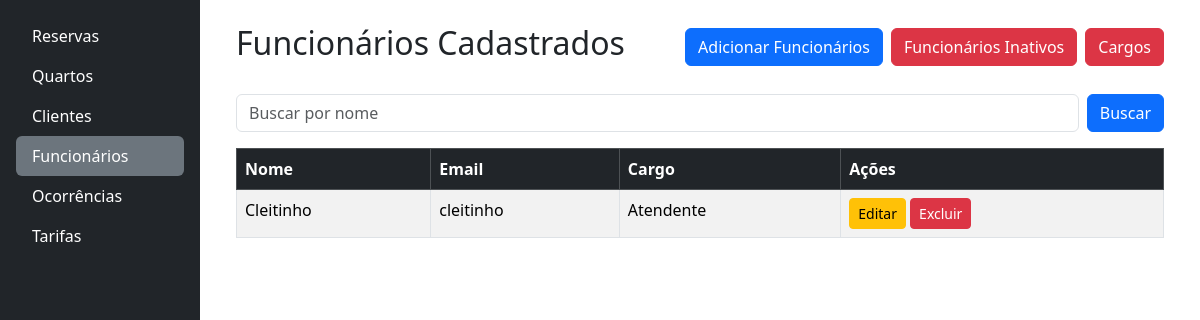
The app's page /funcionarios/, older data.
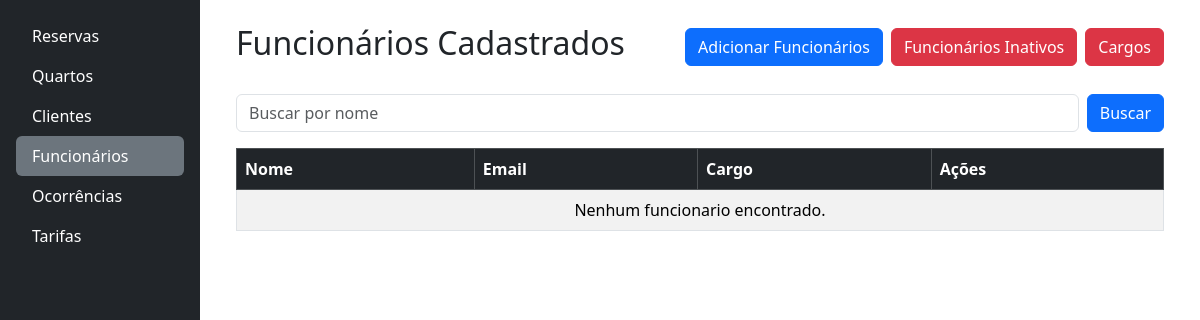
The same page, newer data.
### funcionarios/models.py (models this page shows, shortened)
class Funcionario(models.Model):
    nome = models.CharField(max_length=50, blank=False)
    ativo = models.BooleanField(default=True)
    email = models.EmailField(max_length=254, blank=False)
    cargo = models.ForeignKey(Cargo, on_delete=models.RESTRICT, blank=False)

class Cargo(models.Model):
    nome_funcao = models.CharField(max_length=50, blank=False)
    def __str__(self):
        return f"{self.nome_funcao}"

### funcionarios/views.py (the view)
# urls.py: path('', views.funcionarios, name='funcionarios'),
def funcionarios(request):
    query = request.GET.get('busca', '')
    if query:
        funcionarios = Funcionario.objects.filter(
            ativo=True, nome__icontains=query)
    else:
        funcionarios = Funcionario.objects.filter(ativo=True)
    dados = {
        'funcionarios': funcionarios,
        'ativos': True,
        'query': query,
    }
    return render(request, 'funcionarios/index.html', dados)

### funcionarios/templates/funcionarios/index.html
{% extends 'base.html' %}
{% block content %}
<div class="container">
  <div class="d-flex justify-content-between align-items-center mb-4">
    {% if ativos %}
      <h2>Funcionários Cadastrados</h2>
      <div class="d-grid gap-2 d-md-flex justify-content-md-start">
        <a href="{% url 'cadastrar_funcionario' %}" class="btn btn-primary">Adicionar Funcionários</a>
        <a href="{% url 'funcionarios_inativos' %}" class="btn btn-danger">Funcionários Inativos</a>
        <a href="{% url 'cargos' %}" class="btn btn-danger">Cargos</a>
      </div>
    {% else %}
      <h2>Funcionários Excluídos</h2>
      <a href="{% url 'funcionarios' %}" class="btn btn-primary">Funcionários Ativos</a>
    {% endif %}
  </div>
  <form method="get" class="d-flex mb-3" role="search">
    <input type="text" name="busca" class="form-control me-2" placeholder="Buscar por nome" value="{{ query|default:'' }}">
    <button class="btn btn-primary" type="submit">Buscar</button>
  </form>
  <table class="table table-striped table-bordered">
    <thead class="table-dark">
      <tr>
        <th>
          <a href="{% url 'ordenar_funcionario' 'nome' %}?ativo={{ativos}}&busca={{query}}" class="text-white text-decoration-none">Nome</a>
        </th>
        <th>
          <a href="{% url 'ordenar_funcionario' 'email' %}?ativo={{ativos}}&busca={{query}}" class="text-white text-decoration-none">Email</a>
        </th>
        <th>
          <a href="{% url 'ordenar_funcionario' 'cargo' %}?ativo={{ativos}}&busca={{query}}" class="text-white text-decoration-none">Cargo</a>
        </th>
        <th>Ações</th>
      </tr>
    </thead>
    <tbody>
      {% for funcionario in funcionarios %}
        <tr>
          <td>{{ funcionario.nome }}</td>
          <td>{{ funcionario.email }}</td>
          <td>{{ funcionario.cargo }}</td>
          {% if ativos%}
            <td>
              <a href="{% url 'editar_funcionario' funcionario.id  %}" class="btn btn-sm btn-warning">Editar</a>
              <a href="{% url 'excluir_funcionario' funcionario.id  %}" class="btn btn-sm btn-danger">Excluir</a>
            </td>
          {% else %}
            <td>
              <a href="{% url 'ativar_funcionario' funcionario.id %}" class="btn btn-sm btn-warning">Ativar</a>
            </td>
          {% endif %}
        </tr>
      {% empty %}
        <tr>
          <td colspan="4" class="text-center">Nenhum funcionario encontrado.</td>
        </tr>
      {% endfor %}
    </tbody>
  </table>
</div>
{% endblock %}

Row changes from the older to the newer data that the page shows:
removed Funcionario: nome "Cleitinho", email "cleitinho", cargo "Atendente"
Text that changed along with them:
text now shown: "Nenhum funcionario encontrado."
